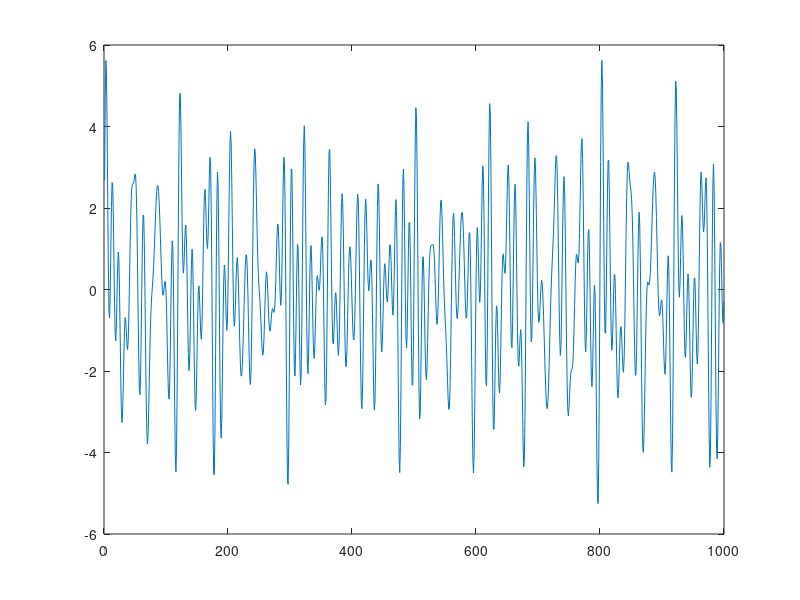
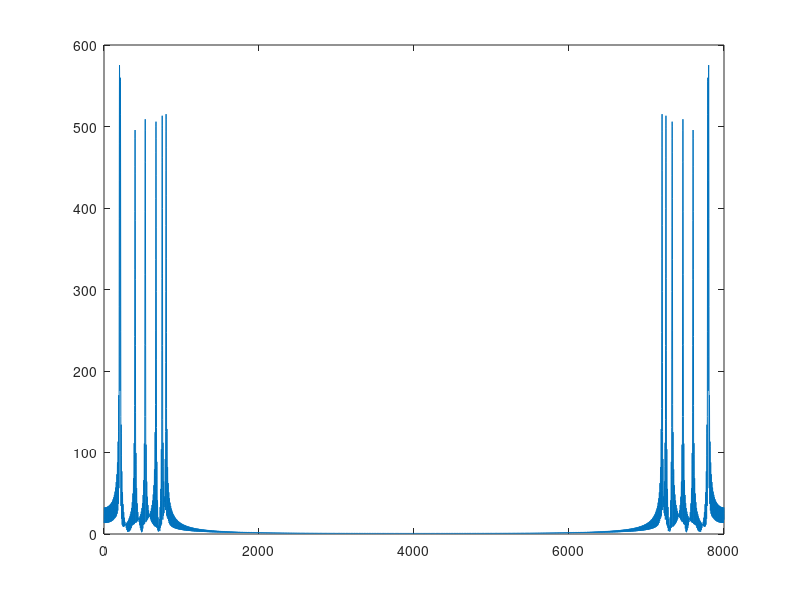
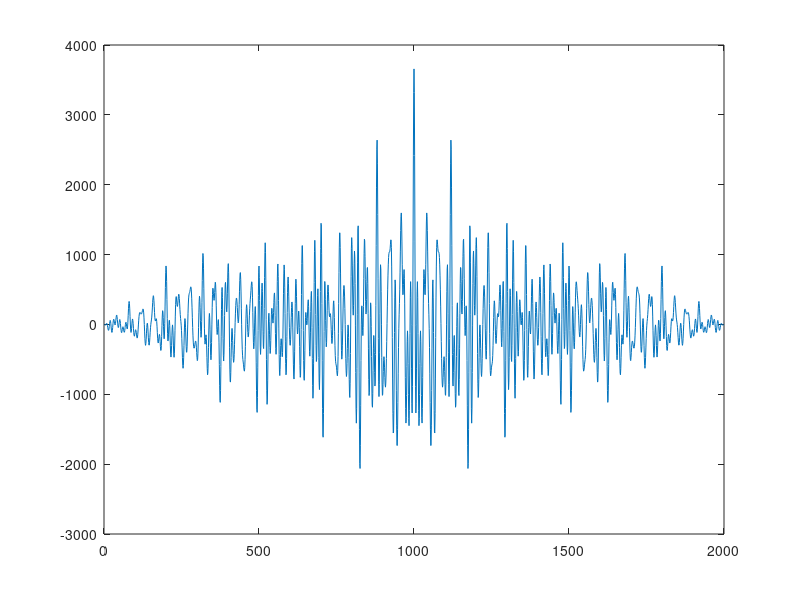

Write the MATLAB code that produced these figures, in order. (Note: this script raises an error after producing the figures.)
close all;
clear all;

FS=8000;
f0=200;
f1=210;
f2=400;
f3=531;
f4=670;
f5=750;
f6=800;

x(1:FS/8)=sin(2*pi*f0*(1:FS/8)/FS)...
   +(sin(2*pi*f1*(1:FS/8)/FS))...
   +(sin(2*pi*f2*(1:FS/8)/FS))...
   +(sin(2*pi*f3*(1:FS/8)/FS))...
   +(sin(2*pi*f4*(1:FS/8)/FS))...
   +(sin(2*pi*f5*(1:FS/8)/FS))...
   +(sin(2*pi*f6*(1:FS/8)/FS));

y(1:FS/64)=x(1:8:FS/8);
plot(abs(fft(y,FS)));

plot(x);
figure;
psd=abs(fft(x,FS));
plot(psd);
figure;
Rx=xcorr(x);plot(Rx);

[C,L]=wavedec(x,2,'db4');
plot(C);pause;
C(FS/8:FS)=0;
plot(C);
plot(abs(fft(C)));

xr=waverec(C,L,'db4');
figure;
plot(xr);


x(1:FS)=0;
x(1:1000:FS)=1;
plot(x);